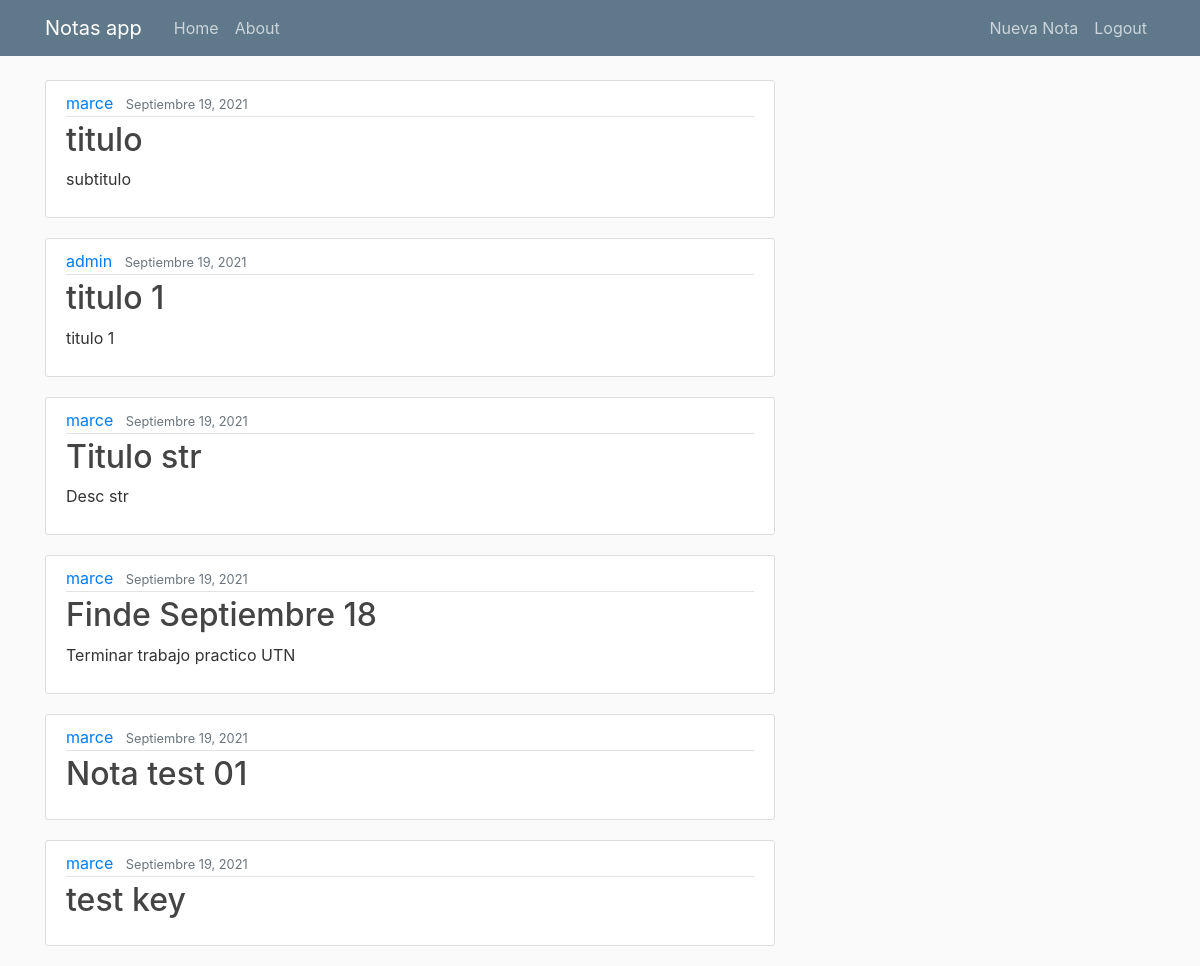
Page / (signed in) on the earlier database version.
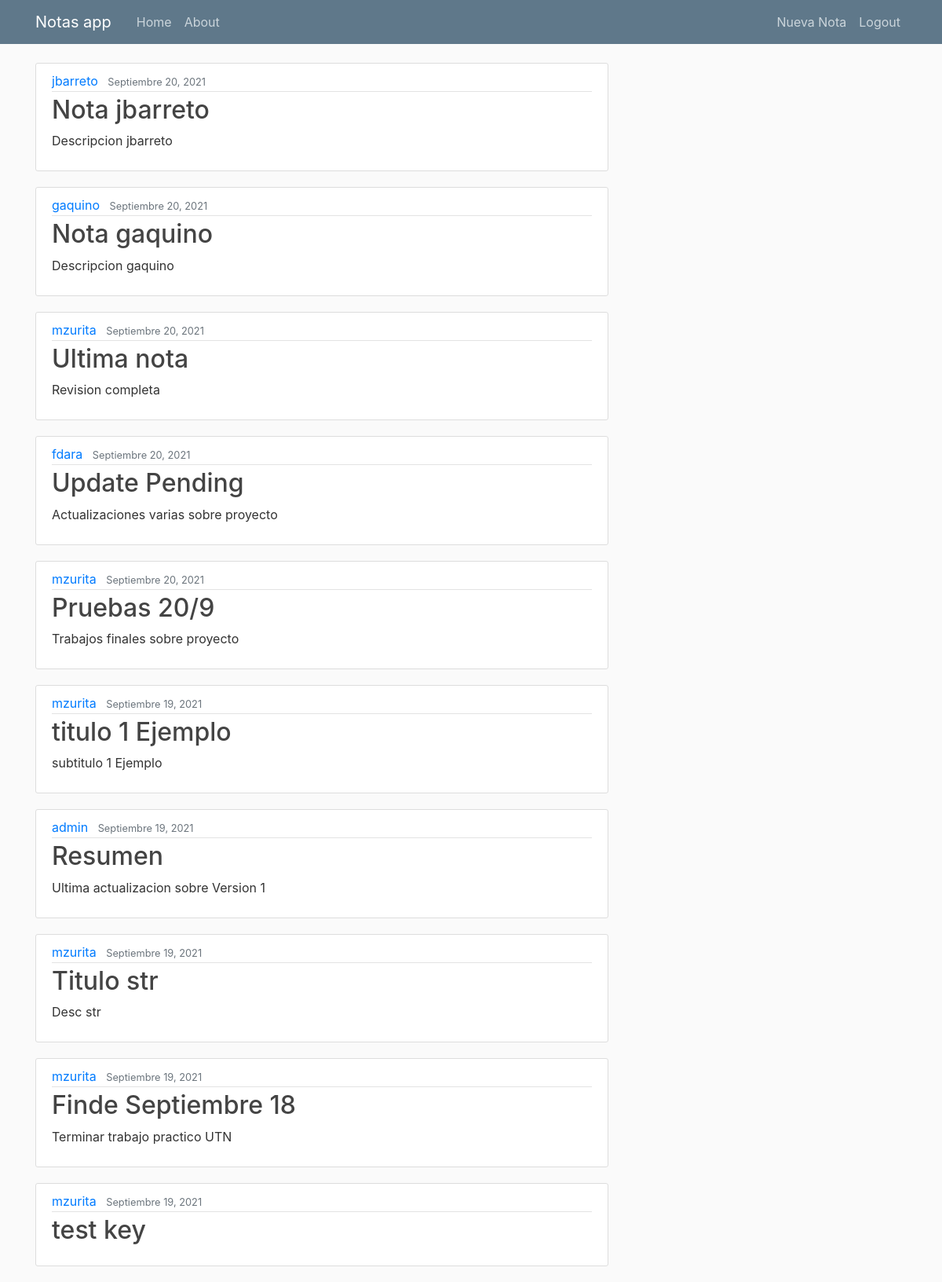
Same page on the later database version.
### lab/models.py (models this page shows, shortened)
class Post(models.Model):
    titulo = models.CharField(max_length=100)
    descripcion = models.CharField(max_length=100, default='')
    contenido = models.TextField()
    date_posted = models.DateTimeField(default=timezone.now)
    author = models.ForeignKey(User, on_delete=models.CASCADE)
    class Meta:
        verbose_name = 'nota'
        verbose_name_plural = 'notas'

### lab/views.py (the view)
# urls.py: path('', PostListView.as_view(), name='lab-home'),
class PostListView(ListView):
    model = Post
    template_name = 'lab/home.html'
    context_object_name = 'post'
    ordering = ['-date_posted']

### lab/templates/lab/home.html
{% extends "lab/base.html" %}
{% block content %}
  {% if user.is_authenticated %}
    {% for post in post %}
      <article class="media content-section">
        <div class="media-body">
          <div class="article-metadata">
            <a class="mr-2" href="#">{{ post.author }}</a>
            <small class="text-muted">{{ post.date_posted|date:"F d, Y" }}</small>
          </div>
            <h2><a class="article-title" href="{% url 'post-detail' post.id %}">{{ post.titulo }}</a></h2>
            <p class="article-content">{{ post.descripcion }}</p>
          </div>
      </article>
    {% endfor %}
  {% else %}
    <div class = "login nosotros-contenedor">
      <p class="subtitulo"><b> Se debe establecer sesion para utilizar Notes App</b></p>
    </div>
  {% endif %}
{% endblock content %}

### lab/templates/lab/base.html (shortened to what this page needs)
{% load static %}
<!DOCTYPE html>
<html lang="en" dir="ltr">
  <head>
    <link rel="stylesheet" href="https://stackpath.bootstrapcdn.com/bootstrap/4.4.1/css/bootstrap.min.css">
    <link rel="stylesheet" href="{% static 'lab/main.css' %}">
  </head>
  <body>
    <header class="site-header">
      <nav class="navbar navbar-expand-md navbar-dark bg-steel fixed-top">
        <div class="container">
          <a class="navbar-brand mr-4" href="{% url 'lab-home' %}">Notas app</a>
          <div class="collapse navbar-collapse" id="navbarToggle">
            <div class="navbar-nav mr-auto">
              <a class="nav-item nav-link" href="{% url 'lab-home' %}">Home</a>
              <a class="nav-item nav-link" href="{% url 'lab-about' %}">About</a>
            </div>
            <div class="navbar-nav">
              {% if user.is_authenticated %}
                <a class="nav-item nav-link" href="{% url 'post-create'%}">Nueva Nota</a>
                <a class="nav-item nav-link" href="{% url 'logout'%}">Logout</a>
              {% else %}
                <a class="nav-item nav-link" href="{% url 'login'%}">Login</a>
                <a class="nav-item nav-link" href="{% url 'register'%}">Registrarse</a>
              {% endif%}
            </div>
          </div>
        </div>
      </nav>
    </header>
    <main role="main" class="container">
      <div class="row">
        <div class="col-md-8">
          {% block content %}{% endblock %}
        </div>
    </main>
  </body>
</html>

### lab/static/lab/main.css (style rules this page uses)
body { background: #fafafa; color: #333333; margin-top: 5rem; }
h1, h2, h3, h4, h5, h6 { color: #444444; }
.bg-steel { background-color: #5f788a; }
.site-header .navbar-nav .nav-link { color: #cbd5db; }
.content-section { background: #ffffff; padding: 10px 20px; border: 1px solid #dddddd; border-radius: 3px; margin-bottom: 20px; }
.article-title { color: #444444; }
.article-content { white-space: pre-line; }
.article-metadata { padding-bottom: 1px; margin-bottom: 4px; border-bottom: 1px solid #e3e3e3 }

Differences in the rows shown:
removed Post: author "marce", date_posted "Septiembre 19, 2021", titulo "Nota test 01"
added Post: author "jbarreto", date_posted "Septiembre 20, 2021", titulo "Nota jbarreto", descripcion "Descripcion jbarreto"
added Post: author "gaquino", date_posted "Septiembre 20, 2021", titulo "Nota gaquino", descripcion "Descripcion gaquino"
added Post: author "mzurita", date_posted "Septiembre 20, 2021", titulo "Ultima nota", descripcion "Revision completa"
added Post: author "fdara", date_posted "Septiembre 20, 2021", titulo "Update Pending", descripcion "Actualizaciones varias sobre proyecto"
added Post: author "mzurita", date_posted "Septiembre 20, 2021", titulo "Pruebas 20/9", descripcion "Trabajos finales sobre proyecto"
changed Post: author "marce" → "mzurita"; titulo "titulo" → "titulo 1 Ejemplo"; descripcion "subtitulo" → "subtitulo 1 Ejemplo"
changed Post "admin": titulo "titulo 1" → "Resumen"; descripcion "titulo 1" → "Ultima actualizacion sobre Version 1"
changed through a linked row, Post "Titulo str": author "marce" → "mzurita"
changed Post "Finde Septiembre 18": author "marce" → "mzurita"
changed through a linked row, Post "test key": author "marce" → "mzurita"
